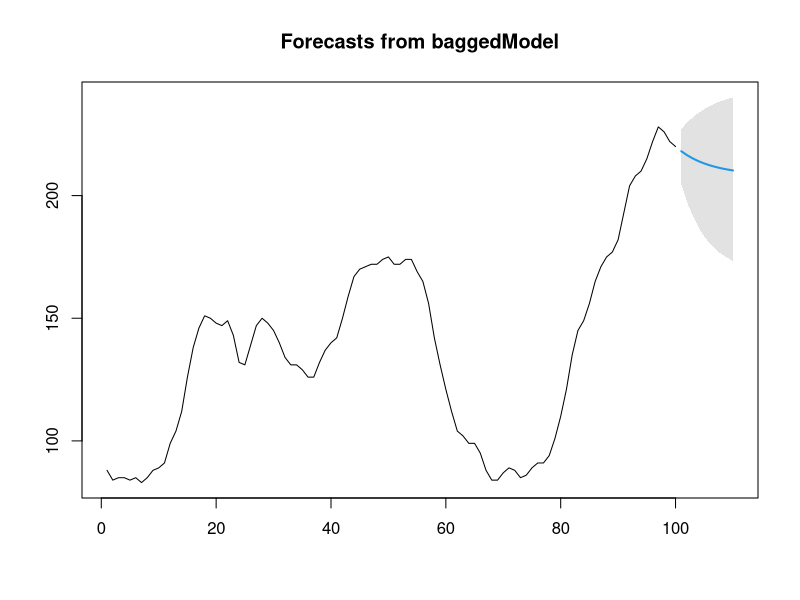

Source code (R):
library(forecast)


### Name: forecast.baggedModel
### Title: Forecasting using a bagged model
### Aliases: forecast.baggedModel
### Keywords: ts

### ** Examples

fit <- baggedModel(WWWusage)
fcast <- forecast(fit)
plot(fcast)

## Not run: 
##D fit2 <- baggedModel(WWWusage, fn="auto.arima")
##D fcast2 <- forecast(fit2)
##D plot(fcast2)
##D accuracy(fcast2)
## End(Not run)
